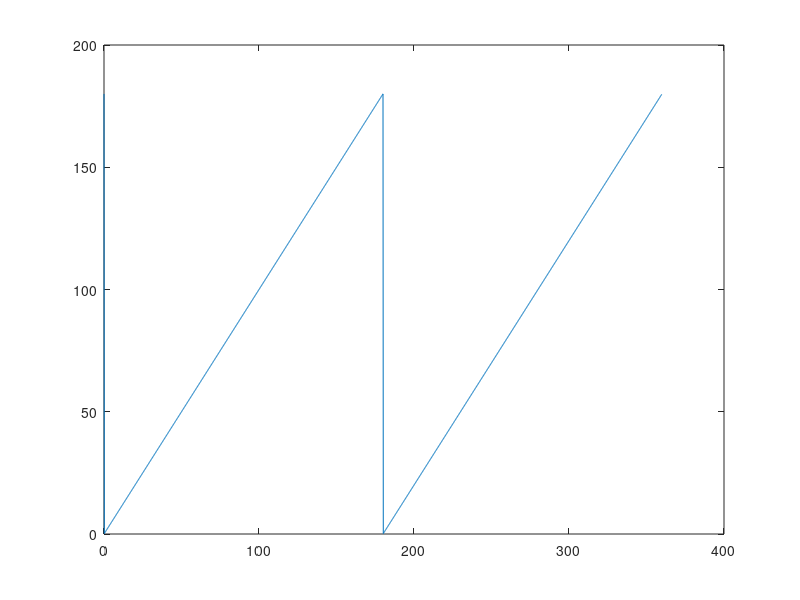

This chart was generated by the following MATLAB code: (Note: this script raises an error after producing the figure.)

%cos(alpha +/- 2π/3)=
% cos(alpha)cos(2π/3) −/+ sin(alpha)sin(2π/3) =
%-0.5cos(alpha) −/+ 0.5sqrt(3)sin(alpha)

%we receive:
% a = p*cos(alpha), b=p*cos(alpha+2π/3), c=p*cos(alpha-2π/3)  =>
% b+c = -p*cos(alpha) and b-c = sqrt(3)*p*sin(alpha) =>
% alpha = atan2((b-c)/sqrt(3),b+c)


alpha = (0:0.001*pi:1.999*pi);
sa = size(alpha);
sa = sa(2)
a=zeros(3,sa);
% for k=0:2
%    a(k+1,:) = sign(cos(alpha+k*2*pi/3).*cos(alpha+(k+1)*2*pi/3))
% end
%plot(alpha*180/pi,2.5+a(1,:).*a(2,:))
%hold all
%plot(alpha*180/pi,a(2,:).*a(3,:))
%plot(alpha*180/pi,-2.5+a(1,:).*a(3,:))

pa=zeros(3,sa);
sb=zeros(3,sa);
sc=zeros(3,sa);

for k=0:2
    pa(k+1,:) = abs(cos(alpha+k*2*pi/3));
    sb(k+1,:) = sign(cos(alpha+k*2*pi/3).*cos(alpha+(k+1)*2*pi/3));
    sc(k+1,:) = sign(cos(alpha+k*2*pi/3).*cos(alpha+(k+2)*2*pi/3));
    %plot(alpha*180/pi,2.5*(1-k)+p(k+1,:))
end

for k=0:2
    anta = 1+mod(k+0,3);
    antb = 1+mod(k+1,3);
    antc = 1+mod(k+2,3);
    a = pa(anta,:);
    b = pa(antb,:); C = sc(antb,:);
    c = pa(antc,:); B = sb(antc,:);
    sinalpha = (c.*B - b.*C);
    cosalpha = sqrt(3)*a;
    alpha_estimated = mod(atan2(sinalpha,cosalpha)-k*2*pi/3,pi);
    figure(k+1);
    plot(alpha*180/pi,alpha_estimated*180/pi); title(string(k+1));
    hold off
end
